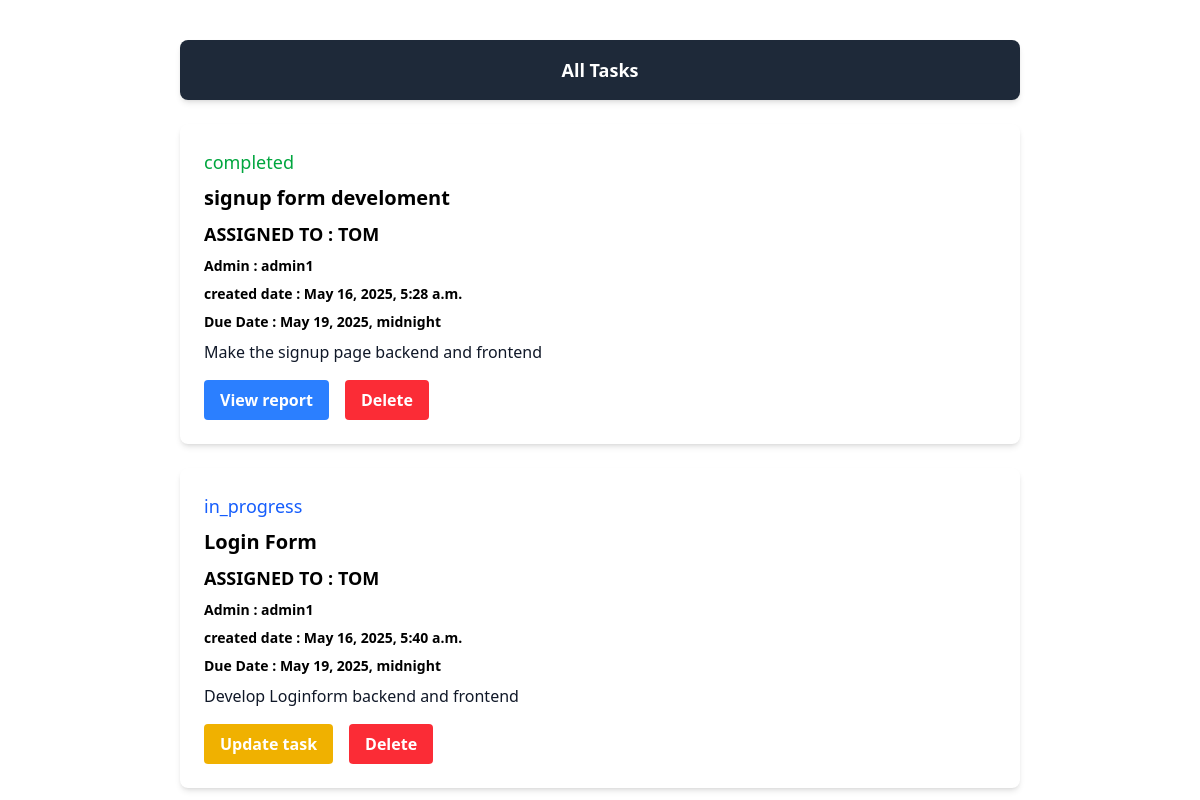
The app's page /task/task-list/ (signed in) with its own data.
### taskapp/models.py (models this page shows, shortened)
class Task(models.Model):
    STATUS_CHOICES = (
        ('pending', 'Pending'),
        ('in_progress', 'In Progress'),
        ('completed', 'Completed')
    )
    title = models.CharField(max_length=100)
    description = models.TextField()
    created_at = models.DateTimeField(auto_now_add=True)
    assigned_to = models.ForeignKey(User, on_delete=models.CASCADE, related_name='assigned_tasks', null=True, blank=True)
    due_date = models.DateTimeField(null=True, blank=True)
    admin = models.ForeignKey(User,on_delete=models.CASCADE,null=True,blank=False)
    status = models.CharField(max_length=20, choices=STATUS_CHOICES, default='pending')

class User(AbstractUser):
    UserChoices = (
        ('superadmin', 'SuperAdmin'),
        ('admin', 'Admin'),
        ('user', 'User')
    )
    user_type = models.CharField(max_length=20, choices=UserChoices, default='user')
    def __str__(self):
        return self.username

### taskapp/views.py (the view)
# urls.py: path('task-list/',views.TaskListView.as_view(), name='task-list'),
class TaskListView(LoginRequiredMixin,ListView):
    model = Task
    template_name = 'task_list.html'
    context_object_name = 'tasks'
    def get_queryset(self):
        user = self.request.user
        if user.is_superuser or user.is_staff:
            return Task.objects.all()
        return Task.objects.filter(assigned_to=user)

### taskapp/templates/task_list.html (shortened to what this page needs)
<!DOCTYPE html>
<html lang="en">
<head>
    <script src="https://cdn.jsdelivr.net/npm/@tailwindcss/browser@4"></script>
    <link rel="stylesheet" href="https://cdnjs.cloudflare.com/ajax/libs/font-awesome/6.6.0/css/all.min.css"><body></body>
</head>
<body class="dark:bg-gray-900">
<div class="w-[70%] mx-auto bg-white rounded-lg shadow-md overflow-hidden mt-10">
    <div class="bg-gray-800 text-white px-6 py-4">
      <h5 class="text-lg font-semibold text-center">All Tasks</h5>
    </div>
  </div>
   {%if tasks%}
  {% for task in tasks %}
    <div class="w-[70%] mx-auto bg-white rounded-lg shadow-md overflow-hidden mt-6">
      <div class="p-6">
                {% if task.status == "completed" %}
        <h5 class="text-lg mb-2 text-green-600"> {{ task.status }}</h5>
        {% elif task.status == "in_progress" %}
        <h5 class="text-lg mb-2 text-blue-600"> {{ task.status }}</h5>
        {% elif task.status == "pending" %}
        <h5 class="text-lg mb-2 text-red-600">{{ task.status }}</h5>
        {% else %}
        <h5 class="text-lg mb-2 text-gray-600">{{ task.status }}</h5>
        {% endif %}
        <h5 class="text-xl font-bold mb-2">{{ task.title }}</h5>
        <h5 class="text-lg font-bold mb-2 uppercase">Assigned To : {{ task.assigned_to }}</h5>
        <h5 class="text-sm font-bold mb-2">Admin : {{ task.admin }}</h5>
        <h5 class="text-sm font-bold mb-2">created date : {{ task.created_at }}</h5>
        <h5 class="text-sm font-bold mb-2">Due Date : {{ task.due_date }}</h5>
        <p class="text-gray-900 mb-4">
          {{ task.description }}
        </p>
        <div class="flex justify-start space-x-4">
            {% if task.status == "completed" %}
              <a href="{% url 'task-completed-report' task.pk %}" class="bg-blue-500 hover:bg-blue-600 text-white font-semibold px-4 py-2 rounded">
                View report
              </a>
            {% elif task.status == "in_progress" or task.status == "pending" %}
              {% if request.user.is_superuser or request.user.user_type == "admin" %}
                <a href="{% url 'task-update' task.pk %}" class="bg-yellow-500 hover:bg-yellow-600 text-white font-semibold px-4 py-2 rounded">
                  Update task
                </a>
              {% endif %}
            {% endif %}
            {% if request.user.is_superuser or request.user.user_type == "admin" %}
              <a href="{% url 'task-delete' task.pk %}" class="bg-red-500 hover:bg-red-600 text-white font-semibold px-4 py-2 rounded">
                Delete
              </a>
            {% endif %}
          </div>
      </div>
    </div>
  {% endfor %}
   {% else %}
    <div class="w-[70%] mx-auto bg-white rounded-lg shadow-md overflow-hidden mt-6">
      <div class="p-6">
        <h5 class="text-lg mb-2 text-red-600"> No tasks available</h5>
      {% endif %}
</body>
</html>

### records on screen
Task: status "completed", title "signup form develoment", assigned_to "TOM", admin "admin1", created_at "May 16, 2025, 5:28 a.m.", due_date "May 19, 2025, midnight", description "Make the signup page backend and frontend", shows "View report"
Task: status "in_progress", title "Login Form", assigned_to "TOM", admin "admin1", created_at "May 16, 2025, 5:40 a.m.", due_date "May 19, 2025, midnight", description "Develop Loginform backend and frontend", shows "Update task"
